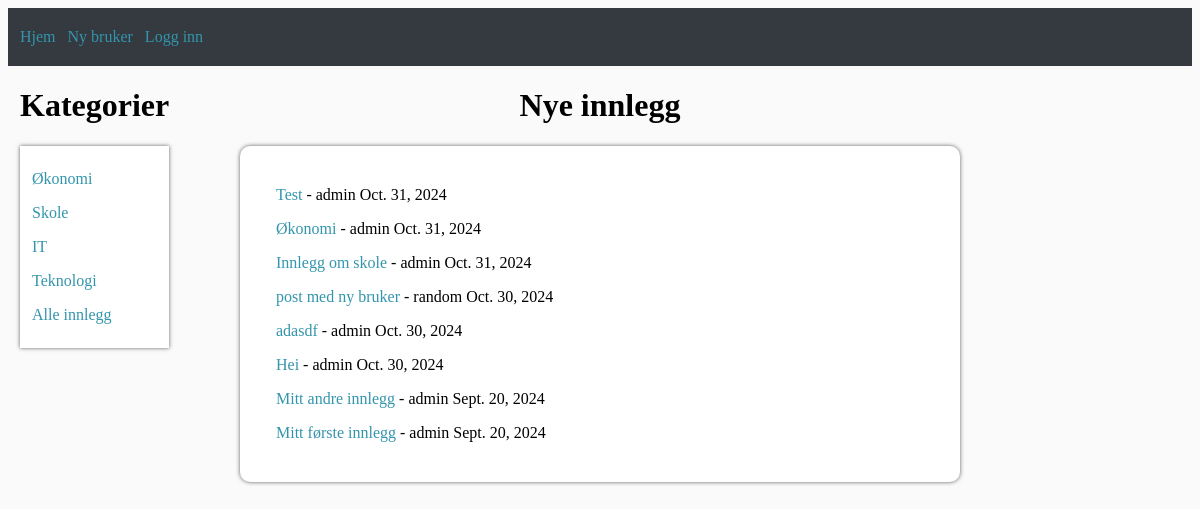
The app's page /, older data.
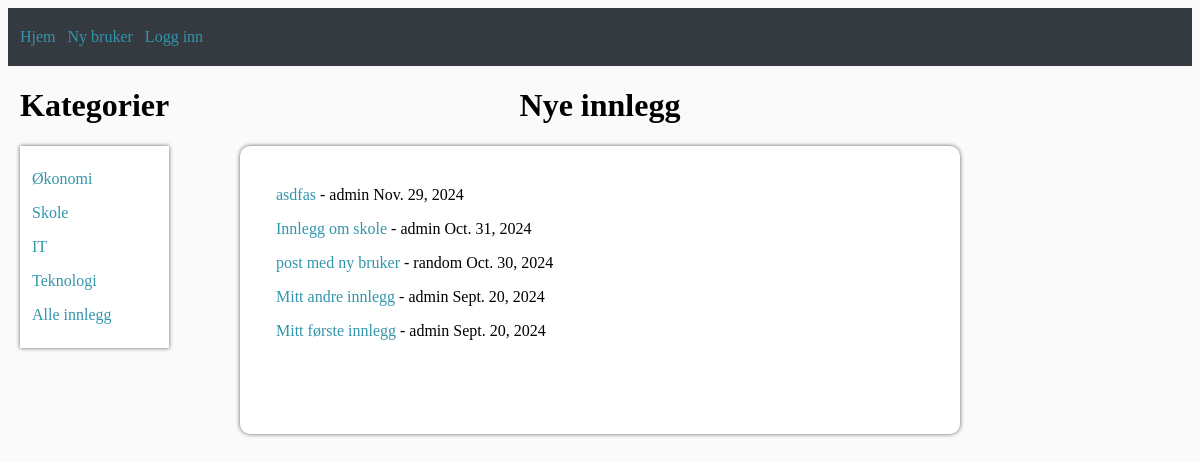
The same page, newer data.
### blog/models.py (models this page shows, shortened)
class Post(models.Model):
    title = models.CharField(max_length=100)
    author = models.ForeignKey(User, on_delete=models.CASCADE)
    body = models.TextField()
    date = models.DateField(default=timezone.now)
    categories = models.ManyToManyField(Category, related_name='posts', default="Annet")

### blog/views.py (the view)
# urls.py: 2. Add a URL to urlpatterns:  path('', Home.as_view(), name='home')
class Home(ListView):
    model = Post
    template_name = 'home.html'
    ordering = ['-id']

### blog/templates/home.html (shortened to what this page needs)
{% extends 'basetemplate.html' %}
    {% block defaultnavbar %}
        <div class="content-container">
            <div class="categories-container">
                <h1>Kategorier</h1>
                <div class="categories-list">
                    <div class="categories-text">
                        <p><a href="økonomi.html">Økonomi<a></p>
                        <p><a href="">Skole</a></p>
                        <p><a href="">IT</a></p>
                        <p><a href="">Teknologi</a></p>
                        <p><a href="">Alle innlegg</a></p>
                    </div>
                </div>
            </div>
            <div class="post-list">
                <h1>Nye innlegg</h1>
                <div class="main-container indented-text">
                    {% for post in object_list %}
                           <p> <a href="{% url 'blog_article_content' post.pk %}"> {{post.title}} </a> - {{post.author}} {{post.date}}<br/></p>
                    {% endfor %}
                </div>
            </div>
        </div>
    {% endblock %}

### blog/templates/basetemplate.html
<div class="navbar">
    <p><a href="{% url 'home' %}">Hjem</a></p>
    {% if not user.is_authenticated %}
        <p><a href="{% url 'sign_up' %}">Ny bruker</a></p>
        <p><a href="{% url 'login' %}">Logg inn</a></p>
    {% elif user.is_authenticated %}
        <p><a href="{% url 'create_post' %}">Nytt innlegg</a></p>
        <p><a href="{% url 'logout_confirmation' %}">Logg ut</a></p>
        <p><a href="{% url 'profil' username=request.user.username %}">Profil</a></p>
    {% endif %}
</div>
{% block defaultnavbar %}
{% endblock %}
{% load static %}
<link rel="stylesheet" href="{% static 'style.css'%}">

### blog/static/style.css (style rules this page uses)
h1 { text-align: center; }
.indented-text p { position: relative; margin-left: 3vw; }
.indented-text { padding-top: 3vh; padding-bottom: 3vh; }
.main-container { width: 60vw; background-color: white; box-shadow: 0 0 4px #606060; position: relative; min-height: 30vh; border-radius: 10px; }
.post-list { position: absolute; left: 50%; transform: translateX(-50%); }
a { color: #3395ac; text-decoration: none; }
.navbar { background-color: #343a40; padding-top: 0.5vh; padding-bottom: 0.5vh; height: fit-content; display: flex; flex-flow: row; }
.navbar p { width: fit-content; margin-left: 1vw; }
.content-container { display: flex; flex-direction: row; max-width: 100vw; }
.categories-container { width: fit-content; position: relative; margin-left: 1vw; }
.categories-list { background-color: white; box-shadow: 0 0 4px #606060; }
.categories-text { position: relative; margin-left: 1vw; margin-right: 3vw; padding-top: 1vh; padding-bottom: 1vh; }

Row changes from the older to the newer data that the page shows:
removed Post: title "Test", author "admin", date "Oct. 31, 2024"
removed Post: title "Økonomi", author "admin", date "Oct. 31, 2024"
removed Post: title "adasdf", author "admin", date "Oct. 30, 2024"
removed Post: title "Hei", author "admin", date "Oct. 30, 2024"
added Post: title "asdfas", author "admin", date "Nov. 29, 2024"
